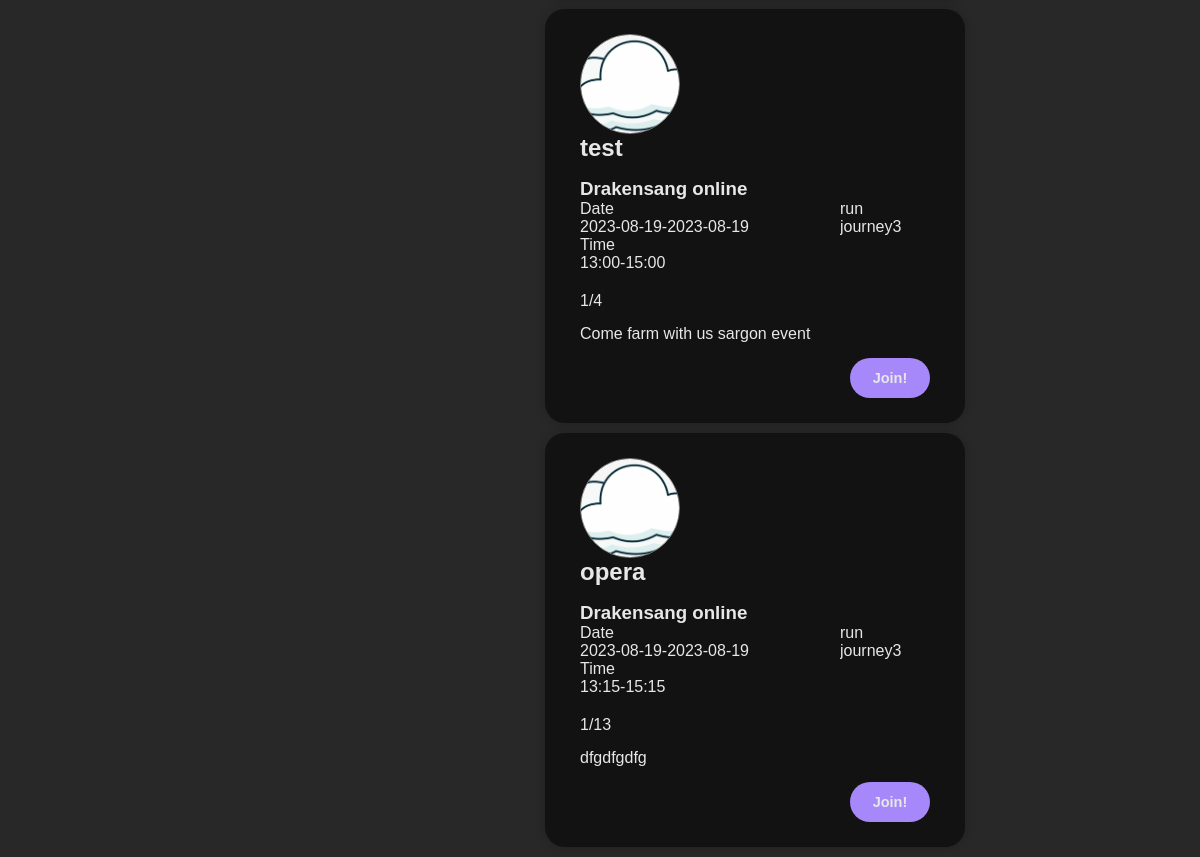
The app's page /groups (signed in, lower part), older data.
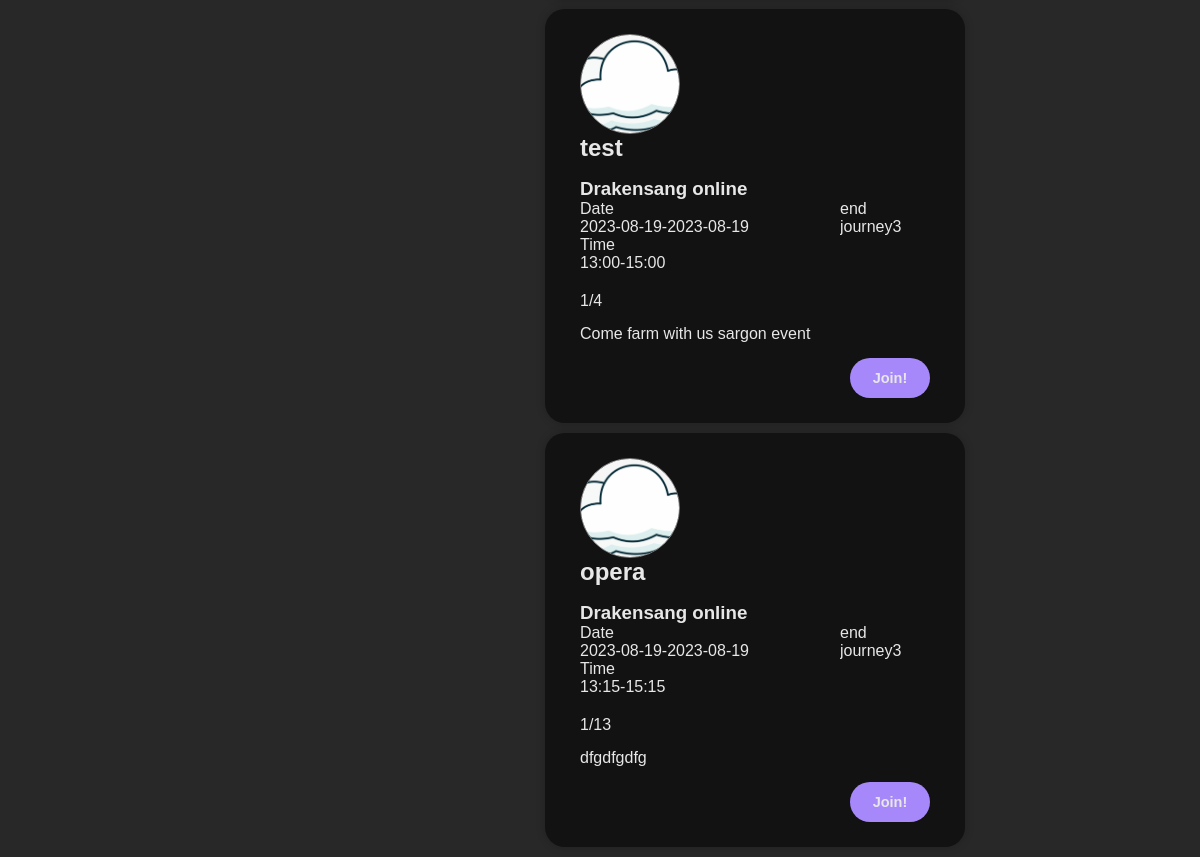
The same page, newer data.
### db_tables.py (models this page shows)
class Group(db.Model):
    __tablename__ = "groups"
    id = db.Column(db.Integer, primary_key=True)
    tittle = db.Column(db.String(100))
    game_name = db.Column(db.String(100))
    status = db.Column(db.String(50))
    start_date = db.Column(db.String(50))
    end_date = db.Column(db.String(50))
    start_time = db.Column(db.String(50))
    end_time = db.Column(db.String(50))
    act_capacity = db.Column(db.Integer)
    max_capacity = db.Column(db.Integer)
    description = db.Column(db.String(500))
    author_id = db.Column(db.Integer, db.ForeignKey("users.id"))
    author = relationship("User", back_populates="created_groups")

class User(UserMixin, db.Model):
    __tablename__ = "users"
    id = db.Column(db.Integer, primary_key=True)
    username = db.Column(db.String(100), unique=True)
    email = db.Column(db.String(100), unique=True)
    password = db.Column(db.String(100))
    is_admin = db.Column(db.Boolean)
    created_groups = relationship("Group", back_populates="author")

### server.py (the view)
@app.route("/groups", methods=["GET", "POST"])
@login_required
def groups():
    groups = Group.query.all()
    return render_template("groups.html", current_user=current_user, groups=groups)

### server.py (called while the page is built)
@login_manager.user_loader
def load_user(user_id):
    return User.query.get(int(user_id))

### templates/groups.html (shortened to what this page needs)
{% extends 'base.html' %}
{% block content %}
<div class="groups-wrapper">
    <div class="groups-container">
        {% for group in groups: %}
        <div class="wrapper request-container">
            <div class="game-ico-box">
                <img class="game-ico" src="static/img/defaultico.png" alt="default_ico.png">
            </div>
            <h2 class="request-item">{{ group.tittle }}</h2>
            <h3 class="request-item">{{ group.game_name }}</h3>
            <div style="float: right; width: 90px;">
                <p>{{ group.status }}</p>
                <p class="creator">{{ group.author.username }}</p>
            </div>
            <p>Date <br>{{ group.start_date }}-{{ group.end_date }}</p>
            <p>Time <br>{{ group.start_time }}-{{ group.end_time }}</p>
            <p style="margin-top: 20px;">{{ group.act_capacity }}/{{ group.max_capacity }}</p>
            <p class="description">{{ group.description }}</p>
            <form action="" method="POST">
                <button type="submit" class="btn-join" name="submit">Join!</button>
            </form>
        </div>
        {% endfor %}
    </div>
</div>
{% endblock %}

### templates/base.html (shortened to what this page needs)
<!DOCTYPE html>
<html lang="en">
  <head>
    <link rel="stylesheet" href="{{ url_for('static', filename='css/style.css') }}">
    <link href='https://unpkg.com/boxicons@2.1.4/css/boxicons.min.css' rel='stylesheet'>
  </head>
  <body>
    {% block content %}
    {% endblock %}
  </body>
</html>

### static/css/style.css (style rules this page uses)
:root { --color-text: #e7e7e7; --color-secondary-100: #121212; --color-secondary-200: #282828; --color-secondary-300: #3f3f3f; --color-secondary-400: #575757; --color-secondary-500: #717171; --color-secondary-600: #8b8b8b; --color-primary-100: #382bf0; --color-primary-200: #5e43f3; --color-primary-300: #7a5af5; --color-primary-400: #9171f8; --color-primary-500: #a688fa; --color-primary-600: #ba9ffb; }
* { margin: 0; padding: 0; box-sizing: border-box; font-family: "arial"; }
body { display: flex; height: 100vh; width: 100vw; flex-direction: column; background-color:var(--color-secondary-200); }
.wrapper { width: 420px; background: var(--color-secondary-100); backdrop-filter: blur(20px); box-shadow: 0 0 10px rgba(0, 0, 0, .2); border-radius: 20px; padding: 25px 35px; }
.wrapper-profile .input-box, h2 { margin-bottom: 1rem; }
.groups-wrapper { display: flex; align-self: center; flex-direction: row; }
.groups-container { flex-direction: column; }
.request-container { color: var(--color-text); margin-bottom: 10px; }
.request-container form { height: 40px; }
.game-ico-box { display: flex; align-items: center; justify-content: center; height: 100px; width: 100px; border-radius: 50%; border: 1px solid grey; overflow: hidden; }
.game-ico { display: block; max-height: 200%; max-width: 200%; }
.description { margin: 15px 0 15px 0; }
.creator { white-space: nowrap; overflow: hidden; text-overflow: ellipsis; }
.btn-join { color: var(--color-text); background-color: var(--color-primary-500); border: none; border-radius: 20px; font-weight: 600; font-size: 14.5px; height: 40px; width: 80px; float: right; }

Row changes from the older to the newer data that the page shows:
changed Group "test": status "run" → "end"
changed Group "opera": status "run" → "end"
